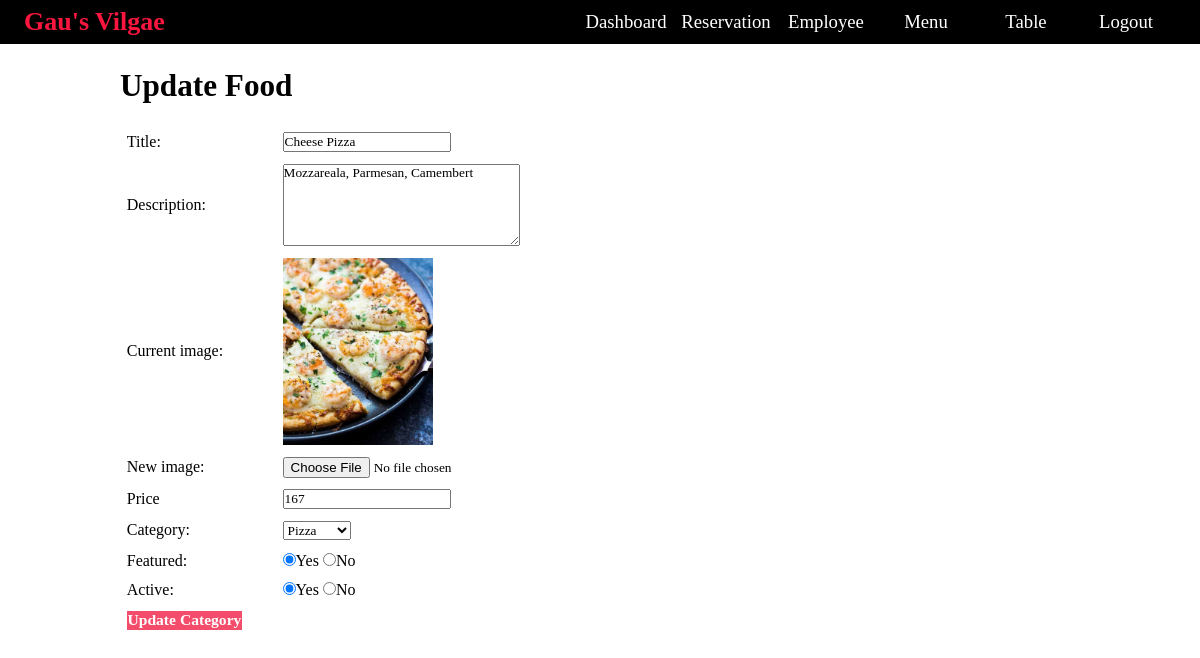
Page /admin/update-food.php?id=8 (signed in) on the committed database.
### tables this page shows
CREATE TABLE IF NOT EXISTS `tbl_food` (
  `id` int UNSIGNED NOT NULL AUTO_INCREMENT,
  `title` varchar(100) NOT NULL,
  `description` text NOT NULL,
  `price` decimal(10,0) NOT NULL,
  `image_name` varchar(255) NOT NULL,
  `category_id` int NOT NULL,
  `featured` varchar(10) NOT NULL,
  `active` varchar(10) NOT NULL,
  PRIMARY KEY (`id`)
);

CREATE TABLE IF NOT EXISTS `tbl_category` (
  `id` int UNSIGNED NOT NULL AUTO_INCREMENT,
  `title` varchar(100) NOT NULL,
  `image_name` varchar(255) NOT NULL,
  `featured` varchar(10) NOT NULL,
  `active` varchar(10) NOT NULL,
  PRIMARY KEY (`id`)
);

### config/constants.php (called while the page is built, shortened)
<?php
    $siteurl = "http://localhost:89/restaurant/";
?>

### admin/update-food.php (the view, shortened to what this page needs)
<?php include('partials/head.php'); ?>
<?php
    if(isset($_GET['id']))
    {
        $id = $_GET['id'];
        $sql = "SELECT * FROM tbl_food WHERE id='$id'";
        $res = mysqli_query($conn, $sql);
        if($res == TRUE)
        {
            $row = mysqli_fetch_assoc($res);
            $title = $row['title'];
            $description = $row['description'];
            $price = $row['price'];
            $current_image = $row['image_name'];
            $current_category = $row['category_id'];
            $featured = $row['featured'];
            $active = $row['active'];
        }
        else
        {
            $_SESSION['find_id'] = "<div class='fail'>Category not exist!</div>";
            header('location:'.$siteurl.'admin/manage-food.php');
        }
    }
    else
    {
        header('location:'.$siteurl.'Admin/manage-food.php');
    }
?>
<div class="main-content">
    <div class="ct-box">
        <h1>Update Food</h1>
        <br><br>
        <form action="" method = "POST" enctype="multipart/form-data">
            <table class="tbl-50">
                <tr>
                    <td>Title: </td>
                    <td>
                        <input type="text" name="title" value = "<?php echo $title; ?>">
                    </td>
                </tr>
                <tr>
                    <td>Description: </td>
                    <td>
                        <textarea name="description" cols="30" rows="5"><?php echo $description; ?></textarea>
                    </td>
                </tr>
                <tr>
                    <td>Current image: </td>
                    <td>
                        <?php
                            if($current_image != "")
                            {
                                ?>
                                    <img src="<?php echo $siteurl; ?>/images/food/<?php echo $current_image; ?>" width="150px">
                                <?php
                            }
                            else
                            {
                                echo "<div class='fial'>Image not Available.</div>";
                            }
                        ?>
                    </td>
                </tr>
                <tr>
                    <td>New image: </td>
                    <td>
                        <input type="file" name="image">
                    </td>
                </tr>
                <tr>
                    <td>Price</td>
                    <td>
                        <input type="number" name="price" value="<?php echo $price; ?>">
                    </td>
                </tr>
                <tr>
                    <td>Category: </td>
                    <td>
                        <select name="category">
                            <?php
                                $sql2 = "SELECT * FROM tbl_category WHERE active='Yes'";
                                $res2 = mysqli_query($conn, $sql2);
                                $count = mysqli_num_rows($res2);
                                if($count > 0)
                                {
                                    while($row = mysqli_fetch_assoc($res2))
                                    {
                                        $category_title = $row['title'];
                                        $category_id = $row['id'];
                                        ?>
                                        <option <?php if($current_category == $category_id) {echo "selected";} ?> value="<?php echo "$category_id"; ?>"><?php echo "$category_title"; ?></option>
                                       <?php
                                    }
                                }
                                else
                                {
                                    echo "<option value='0'>No Category</option>";
                                }
                            ?>
                        </select>
                    </td>
                </tr>
                <tr>
                    <td>Featured: </td>
                    <td>
                        <input <?php if($featured == "Yes") {echo "checked";} ?> type="radio" name = "featured" value = "Yes">Yes
                        <input <?php if($featured == "No") {echo "checked";} ?> type="radio" name = "featured" value = "No">No
                    </td>
                </tr>
                <tr>
                    <td>Active: </td>
                    <td>
                        <input <?php if($active == "Yes") {echo "checked";} ?> type="radio" name = "active" value = "Yes">Yes
                        <input <?php if($active == "No") {echo "checked";} ?> type="radio" name = "active" value = "No">No
                    </td>
                </tr>
                <tr>
                    <td>
                        <input type="submit" name="submit" value ="Update Category" class="btn-prm">
                    </td>
                </tr>
            </table>
        </form>
    <?php include('partials/footer.php'); ?>

### css/admin.css (style rules this page uses)
* { margin: 0; padding: 0; font-family: Cambria, Cochin, Georgia, Times, 'Times New Roman', serif; box-sizing: border-box; }
html { font-size: 65%; scroll-behavior: smooth; }
.main-content { width: 100%; }
.ct-box { width: 80%; margin: 2% auto; }
.ct-box h1 { font-size: 3rem; }
.tbl-50 { width: 50%; }
.tbl-50 tr td { text-align: left; }
table tr td { padding: 1%; text-align: center; }
.btn-prm { text-decoration: none; background-color: #f34d6b; color: white; padding: 0.5%; font-weight: bold; border: 3px; font-size: 1.5rem; }

### rows in the picture
tbl_food: title "Cheese Pizza", description "Mozzareala, Parmesan, Camembert", image_name (picture), price "167", category "Pizza", featured "☑", active "☑"
